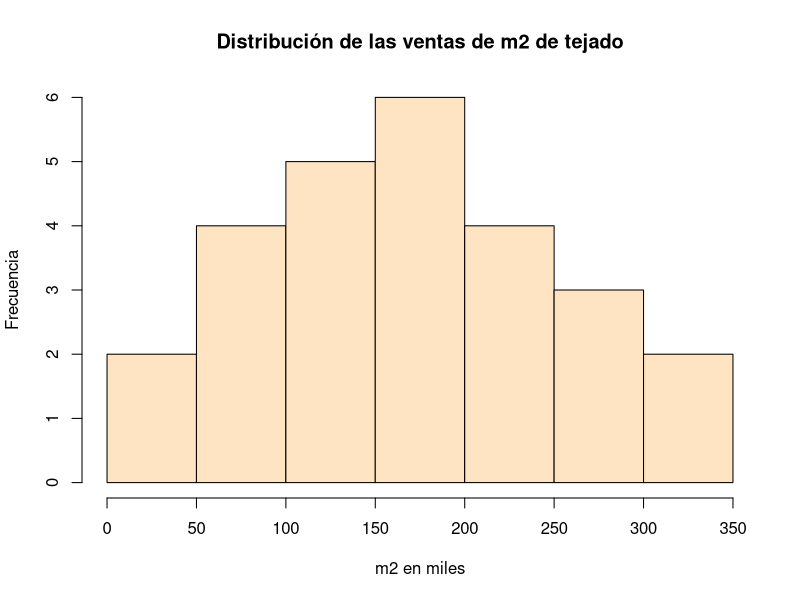
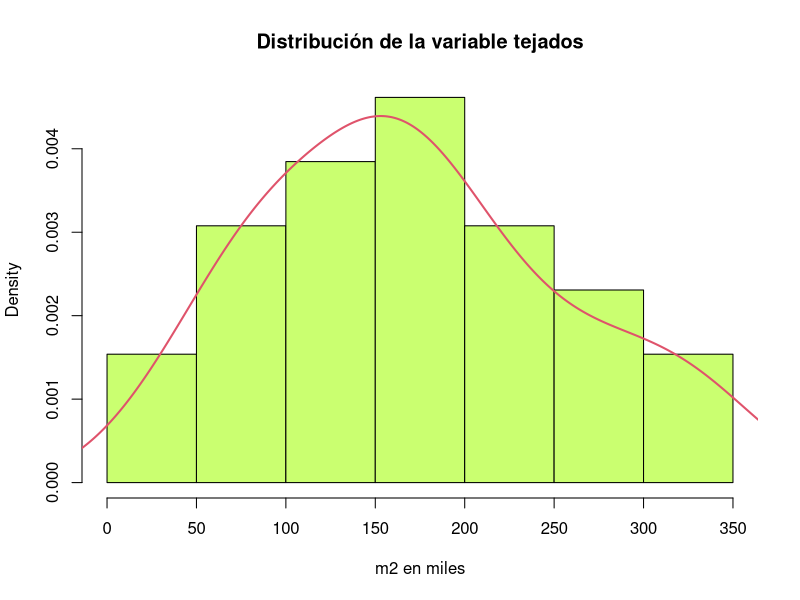
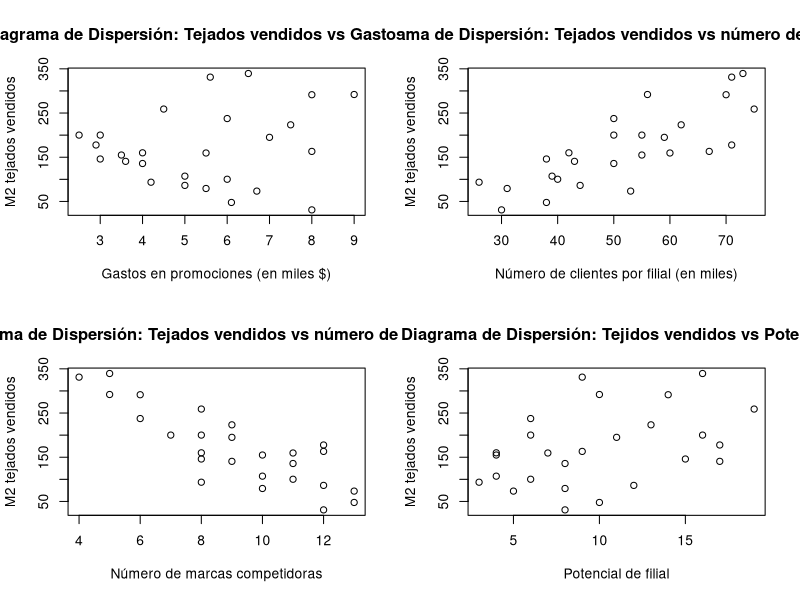

Reproduce these figures in R, in order.
# Estimación y diagnóstico del Modelo de Regresión Lineal Normal
# @author Gonzalo Chacaltana Buleje

# Carga del dataset
sales <- read.csv(file="dataset/data.csv")

#-------------------------------------------------------------------------
# Revisión rápida de la estructura del dataset
#-------------------------------------------------------------------------

# Primeros registros (observaciones)
head(sales)
#tejados gastos clientes marcas potencial
#    79.3    5.5       31     10         8
#   200.1    2.5       55      8         6
#   163.2    8.0       67     12         9
#   200.1    3.0       50      7        16
#   146.0    3.0       38      8        15
#   177.7    2.9       71     12        17

# Tipo de variables
str(sales)

# Resumen del dataset
summary(sales)
# tejados          gastos         clientes         marcas         potencial     
# Min.   : 30.9   Min.   :2.500   Min.   :26.00   Min.   : 4.000   Min.   : 3.000  
# 1st Qu.:102.0   1st Qu.:4.000   1st Qu.:40.50   1st Qu.: 8.000   1st Qu.: 6.000  
# Median :159.8   Median :5.500   Median :51.50   Median : 9.000   Median : 9.000  
# Mean   :170.2   Mean   :5.408   Mean   :51.85   Mean   : 9.115   Mean   : 9.885  
# 3rd Qu.:217.5   3rd Qu.:6.650   3rd Qu.:61.50   3rd Qu.:11.000   3rd Qu.:13.750  
# Max.   :339.4   Max.   :9.000   Max.   :75.00   Max.   :13.000   Max.   :19.000 

#-------------------------------------------------------------------------
# Análisis descriptivo del dataset
#-------------------------------------------------------------------------

# Analizando la distribución (por frecuencia) de las ventas de m2 de la variable tejados.
hist(sales$tejados, main="Distribución de las ventas de m2 de tejado",
     xlab="m2 en miles", ylab="Frecuencia", col=c("bisque"))

# Distribución - de las ventas de la variable tejados

hist(sales$tejados, probability = TRUE,col=c("darkolivegreen1"), 
     main="Distribución de la variable tejados",xlab="m2 en miles")
lines(density(sales$tejados),col=2,lwd=2)

# Analizamos si existe relación de las ventas de m2 de los tejados con sus posibles predictores
# mediante diagramas de dispersión

par(mfrow=c(2,2))

plot(sales$gastos,sales$tejados,
     main="Gráfico de Diagrama de Dispersión: Tejados vendidos vs Gastos en promociones",
     ylab="M2 tejados vendidos",
     xlab="Gastos en promociones (en miles $)")

plot(sales$clientes,sales$tejados,
     main="Gráfico de Diagrama de Dispersión: Tejados vendidos vs número de clientes registrados",
     ylab="M2 tejados vendidos",
     xlab="Número de clientes por filial (en miles)")

plot(sales$marcas,sales$tejados,
     main="Gráfico de Diagrama de Dispersión: Tejados vendidos vs número de marcas competidoras",
     ylab="M2 tejados vendidos",
     xlab="Número de marcas competidoras")

plot(sales$potencial,sales$tejados,
     main="Gráfico de Diagrama de Dispersión: Tejidos vendidos vs Potencial de la filial",
     ylab="M2 tejados vendidos",
     xlab="Potencial de filial")

par(mfrow=c(1,1))

